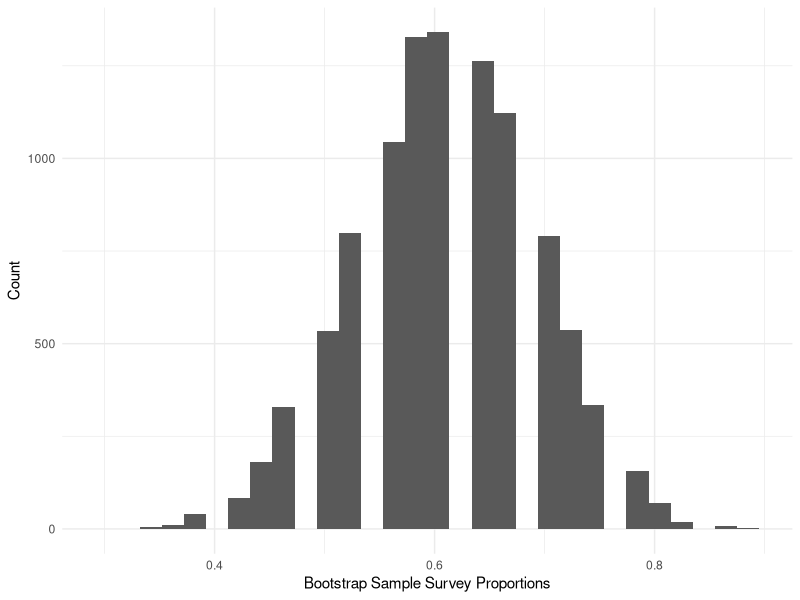

This chart was generated by the following R code:
## ---- chunk 1
knitr::opts_chunk$set(echo = TRUE, warning = FALSE, message = FALSE)

# attach packages
library(tidyverse)
library(boot)
## ---- chunk 2
# start with vector of survey results (22 of 36 nonbinary/genderqueer students)
survey_vec <- c(rep(1, 22), rep(0, 14)) # set a value of 1 to be a "yes" response and value of 0 to be a "no" response

# make into data frame just for seeing data and responses side by side
survey_df <- data.frame(survey_vec) %>% 
  mutate(response = case_when(
    survey_vec == 1 ~ "yes",
    survey_vec == 0 ~ "no"
  ))
## ---- chunk 3
# create function that calculates proportion of "yes" answers in any given sample
prop_function <- function(x, i){
  # since "yes" values are 1 and "no" values are 0, a sum of the vector will result in total number of "yes" votes across the entire sample
  # that sum can be divided by total number of individuals in sample to get proportion
  prop = sum(x[i]) / length(x[i])
}

# test function on survey data vector
fun_test <- prop_function(survey_vec)
fun_test
## ---- chunk 4
# create 10,000 bootstrap samples from the survey vector
survey_boot_10k <- boot(survey_vec,
                        statistic = prop_function,
                        R = 10000)

# view results of proportions from all bootstrap samples
#survey_boot_10k$t 
#survey_boot_10k

# find bootstrapped confidence interval
survey_boot_ci <- boot.ci(survey_boot_10k, conf = 0.95)
survey_boot_ci
## ---- chunk 5
# first convert bootstrapping results into data frame
survey_boot_10k_df <- data.frame(survey_props = survey_boot_10k$t)

# create histogram 
ggplot(data = survey_boot_10k_df, aes(x = survey_props)) +
  geom_histogram() +
  labs(x = "Bootstrap Sample Survey Proportions",
       y = "Count") +
  theme_minimal()
